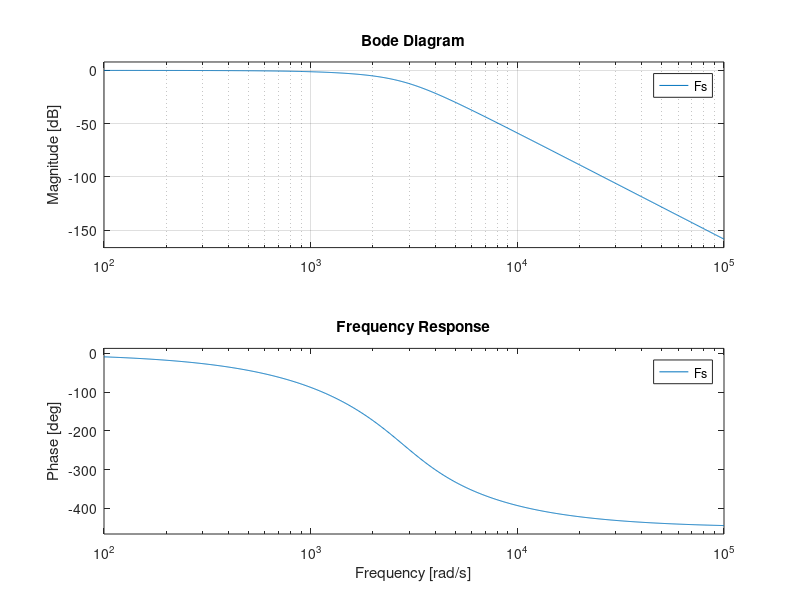
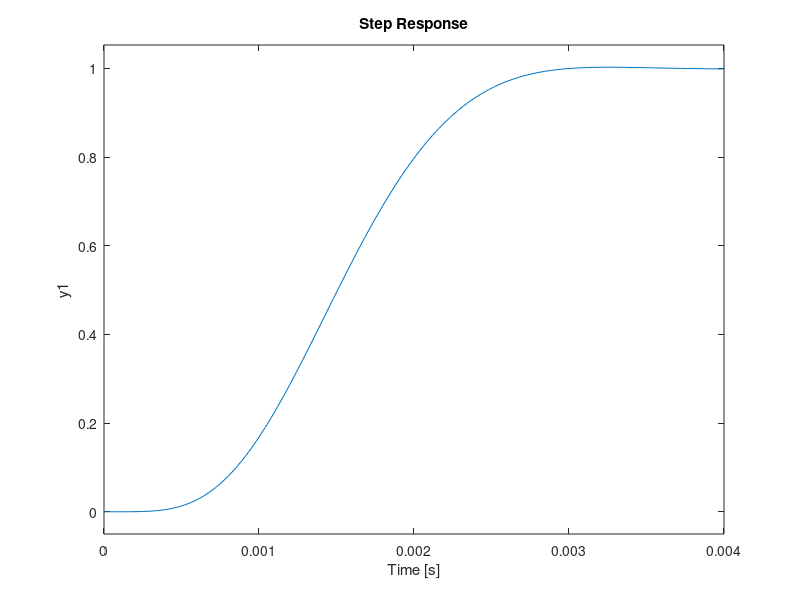

Reproduce these figures in MATLAB, in order. (Note: this script raises an error after producing the figures.)
% Values of the components
R1=10000;
R2=470;

R11=3900;
C11=100e-9;

R12=2200;
R22=4700;
C12=100e-9;
C22=150e-9;

R13=1200;
R23=2700;
C13=100e-9;
C23=370e-9;

k1=R1;
k2=1/(R12*R22*C12*C22);
k3=1/(R13*R23*C13*C23);
k11=C11*(R1*R2 + R11*R2 + R11*R1);
k22=(1/(R12*C22)) + (1/(R22*C22));
k32=(1/(R13*C23)) + (1/(R23*C23));

% Transfer Function
s=tf("s");
Fs = (k3/(s^2+s*k32+k3)) * (k2/(s^2+s*k22+k2)) * (k1/(s*k11+k1))
b=k3*k2*k1;
a=(s^2+s*k32+k3)*(s^2+s*k22+k2)*(s*k11+k1);

% Bode Diagram
figure(1)
bode(Fs)
title('Frequency Response');
grid;

% Step Response
figure(2)
step(Fs)
title('Step Response');
grid;
stepinfo(Fs)

% Poles&Zeros Map & Root Locus
figure(3)
pzmap(Fs)
grid;
figure(4)
rlocus(Fs)
grid;

% Group-Delay
% Read data from file
close all
load GroupDelay_data.txt
x = GroupDelay_data;
clear GroupDelay_data;
%File: Frequency(Hz),Grou-Delay(us)
%Frequency (Hz)
f = x(:,1);
%Group-Delay(us)
t = x(:,2);
figure(5)
plot(f, t); 
title('Group-Delay');
xlabel('Frequency (Hz)');
ylabel('Group-Delay (us)');
grid;
